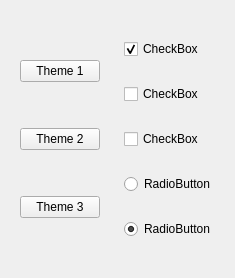
<?xml version="1.0" encoding="UTF-8"?>
<!-- QtMaterial - https://github.com/UN-GCPDS/qt-material -->
<!-- By Yeison Cardona - GCPDS -->
<ui version="4.0">
    <widget class="QWidget" name="centralwidget">
        <layout class="QGridLayout" name="gridLayout_3">
            <item row="0" column="0">
                <widget class="QWidget" name="widget" native="true">
                    <layout class="QGridLayout" name="gridLayout">
                        <item row="2" column="0">
                            <spacer name="verticalSpacer">
                                <property name="orientation">
                                    <enum>Qt::Vertical</enum>
                                </property>
                                <property name="sizeHint" stdset="0">
                                    <size>
                                        <width>20</width>
                                        <height>40</height>
                                    </size>
                                </property>
                            </spacer>
                        </item>
                        <item row="4" column="0">
                            <spacer name="verticalSpacer_2">
                                <property name="orientation">
                                    <enum>Qt::Vertical</enum>
                                </property>
                                <property name="sizeHint" stdset="0">
                                    <size>
                                        <width>20</width>
                                        <height>40</height>
                                    </size>
                                </property>
                            </spacer>
                        </item>
                        <item row="5" column="0">
                            <widget class="QPushButton" name="pushButton_3">
                                <property name="text">
                                    <string>Theme 3</string>
                                </property>
                            </widget>
                        </item>
                        <item row="3" column="0">
                            <widget class="QPushButton" name="pushButton_2">
                                <property name="text">
                                    <string>Theme 2</string>
                                </property>
                            </widget>
                        </item>
                        <item row="6" column="0">
                            <spacer name="verticalSpacer_3">
                                <property name="orientation">
                                    <enum>Qt::Vertical</enum>
                                </property>
                                <property name="sizeHint" stdset="0">
                                    <size>
                                        <width>20</width>
                                        <height>40</height>
                                    </size>
                                </property>
                            </spacer>
                        </item>
                        <item row="1" column="0">
                            <widget class="QPushButton" name="pushButton">
                                <property name="text">
                                    <string>Theme 1</string>
                                </property>
                            </widget>
                        </item>
                        <item row="0" column="0">
                            <spacer name="verticalSpacer_4">
                                <property name="orientation">
                                    <enum>Qt::Vertical</enum>
                                </property>
                                <property name="sizeHint" stdset="0">
                                    <size>
                                        <width>20</width>
                                        <height>40</height>
                                    </size>
                                </property>
                            </spacer>
                        </item>
                    </layout>
                </widget>
            </item>
            <item row="0" column="1">
                <widget class="QWidget" name="widget_2" native="true">
                    <layout class="QGridLayout" name="gridLayout_2">
                        <item row="0" column="0">
                            <widget class="QCheckBox" name="checkBox_2">
                                <property name="text">
                                    <string>CheckBox</string>
                                </property>
                                <property name="checked">
                                    <bool>true</bool>
                                </property>
                                <property name="tristate">
                                    <bool>true</bool>
                                </property>
                            </widget>
                        </item>
                        <item row="1" column="0">
                            <widget class="QCheckBox" name="checkBox_3">
                                <property name="text">
                                    <string>CheckBox</string>
                                </property>
                                <property name="checked">
                                    <bool>false</bool>
                                </property>
                                <property name="tristate">
                                    <bool>true</bool>
                                </property>
                            </widget>
                        </item>
                        <item row="2" column="0">
                            <widget class="QCheckBox" name="checkBox">
                                <property name="text">
                                    <string>CheckBox</string>
                                </property>
                            </widget>
                        </item>
                        <item row="3" column="0">
                            <widget class="QRadioButton" name="radioButton_2">
                                <property name="text">
                                    <string>RadioButton</string>
                                </property>
                            </widget>
                        </item>
                        <item row="4" column="0">
                            <widget class="QRadioButton" name="radioButton">
                                <property name="text">
                                    <string>RadioButton</string>
                                </property>
                                <property name="checked">
                                    <bool>true</bool>
                                </property>
                            </widget>
                        </item>
                    </layout>
                </widget>
            </item>
        </layout>
    </widget>
</ui>
